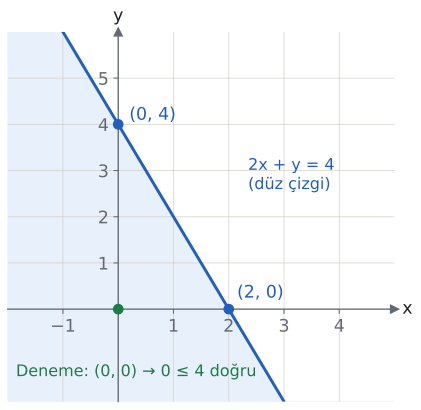

Python code for this plot:
import sys; sys.path.insert(0, "tools")
from cizim import *

# Ders örneği: 2x + y ≤ 4. Sınır doğrusu düz çizgi, orijinin bulunduğu taraf (alt) boyalı.
fig, ax = sekil(5.2, 5)
eksenler(ax, x=(-2, 5), y=(-2, 6))
ax.set_xticks(range(-1, 5)); ax.set_yticks(range(1, 6))
ax.set_xticklabels([str(t).replace("-", "−") if t else "" for t in range(-1, 5)])
ax.set_yticklabels([str(t).replace("-", "−") if t else "" for t in range(1, 6)])
xs = np.linspace(-2, 5, 200)
ax.fill_between(xs, -2, 4 - 2 * xs, color=MAVI_ACIK, zorder=0.2)
ax.plot(xs, 4 - 2 * xs, color=MAVI, zorder=3)
nokta(ax, 2, 0, "(2, 0)", dx=0.15, dy=0.25, renk=MAVI)
nokta(ax, 0, 4, "(0, 4)", dx=0.2, dy=0.1, renk=MAVI)
nokta(ax, 0, 0, "", renk=YESIL)
ax.text(-1.85, -1.45, "Deneme: (0, 0) → 0 ≤ 4 doğru", color=YESIL, fontsize=12)
ax.text(2.35, 2.6, "2x + y = 4\n(düz çizgi)", color=MAVI, fontsize=12)
kaydet(fig, __file__)
